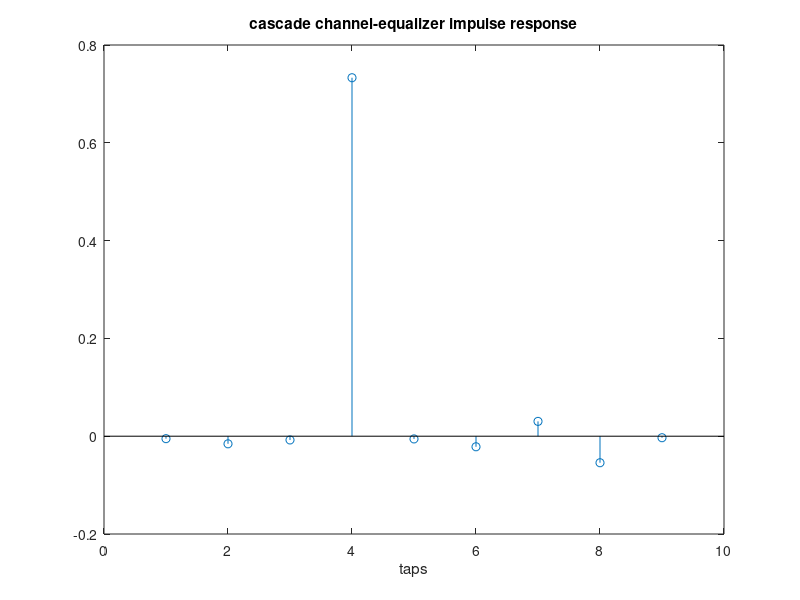

Write the MATLAB code that produced this figure.
clear all
close all

%simulation length
N = 1000;

%channel length
M = 5;

%number of independent trials
T = 100;

cascade_impulse_response = zeros(1,2*M-1);
for j = 1 : T 
%training signal
u = randn(1,N);

%channel to be equalized 
c = randn(M,1);
c = c / norm(c);

%channel output
z = filter(c,1,u);

%additive noise to the channel output
SNR = 30;
var_v = var(z) * 10^(-SNR/10);
v = var_v^0.5 * randn(1,N);

%input to the equalizer
x = z + v;

%NLMS channel equalization
w = zeros(M,1);
x_regressor = zeros(1,M);
step = 0.1;
epsilon = 10^(-6);
for k = 4 : N
x_regressor = [x(k) x_regressor(1:M-1)];
e = u(k-3) - x_regressor * w;
w = w + step * x_regressor' * e / (x_regressor * x_regressor' + epsilon);
end
cascade_impulse_response = cascade_impulse_response + conv(w,c)';
display(j);
end
figure;
stem(cascade_impulse_response/T);
title('cascade channel-equalizer impulse response');
xlabel('taps');